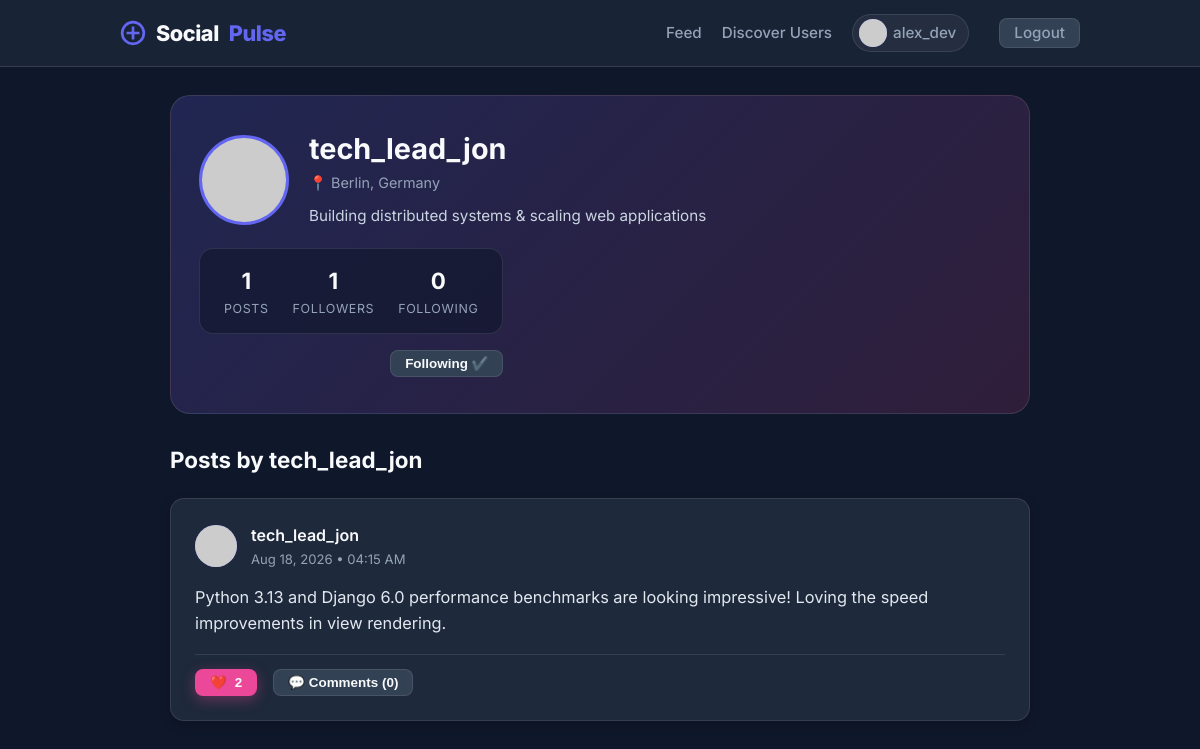
The app's page /profile/tech_lead_jon/ (signed in) with its own data.
### social_app/models.py (models this page shows, shortened)
class Profile(models.Model):
    user = models.OneToOneField(User, on_delete=models.CASCADE, related_name='profile')
    bio = models.TextField(max_length=500, blank=True, default="Welcome to my profile!")
    location = models.CharField(max_length=100, blank=True, default="Earth")
    avatar_url = models.URLField(blank=True, default="https://api.dicebear.com/7.x/bottts/svg?seed=avatar")

class Post(models.Model):
    author = models.ForeignKey(User, on_delete=models.CASCADE, related_name='posts')
    content = models.TextField(max_length=1000)
    created_at = models.DateTimeField(auto_now_add=True)
    likes = models.ManyToManyField(User, related_name='liked_posts', blank=True)
    class Meta:
        ordering = ['-created_at']
    def total_likes(self):
        return self.likes.count()

### social_app/views.py (the view)
# urls.py: path('profile/', views.profile_view, name='profile'),
@login_required
def profile_view(request, username=None):
    if username:
        profile_user = get_object_or_404(User, username=username)
    else:
        profile_user = request.user
    posts = Post.objects.filter(author=profile_user).prefetch_related('likes', 'comments')
    followers_count = Follow.objects.filter(following=profile_user).count()
    following_count = Follow.objects.filter(follower=profile_user).count()
    is_following = False
    if request.user != profile_user:
        is_following = Follow.objects.filter(follower=request.user, following=profile_user).exists()
    user_liked_ids = set(request.user.liked_posts.values_list('id', flat=True))
    context = {
        'profile_user': profile_user,
        'posts': posts,
        'followers_count': followers_count,
        'following_count': following_count,
        'is_following': is_following,
        'user_liked_ids': user_liked_ids
    }
    return render(request, 'profile.html', context)

### templates/profile.html (shortened to what this page needs)
{% extends 'base.html' %}
{% block content %}
<div class="profile-banner">
  <div class="profile-main-info">
    <img src="{{ profile_user.profile.avatar_url }}" class="avatar-lg" alt="{{ profile_user.username }}">
    <div>
      <h1 style="font-size:1.8rem;line-height:1.2;">{{ profile_user.username }}</h1>
      <p style="color:var(--text-muted);font-size:0.9rem;margin-top:4px;">📍 {{ profile_user.profile.location }}</p>
      <p style="color:#cbd5e1;font-size:0.95rem;margin-top:10px;">{{ profile_user.profile.bio }}</p>
    </div>
  </div>
  <div style="display:flex;flex-direction:column;align-items:flex-end;gap:16px;">
    <div class="profile-stats">
      <div class="stat-item">
        <div class="stat-val">{{ posts.count }}</div>
        <div class="stat-lbl">Posts</div>
      </div>
      <div class="stat-item">
        <div class="stat-val" id="followers-count">{{ followers_count }}</div>
        <div class="stat-lbl">Followers</div>
      </div>
      <div class="stat-item">
        <div class="stat-val">{{ following_count }}</div>
        <div class="stat-lbl">Following</div>
      </div>
    </div>
    {% if user == profile_user %}
      <a href="{% url 'edit_profile' %}" class="btn btn-secondary btn-sm">⚙️ Edit Profile</a>
    {% else %}
      <button id="follow-btn-{{ profile_user.id }}"
              onclick="toggleFollow({{ profile_user.id }}, 'follow-btn-{{ profile_user.id }}')"
              class="btn {% if is_following %}btn-secondary{% else %}btn-primary{% endif %} btn-sm">
        {% if is_following %}Following ✔️{% else %}Follow +{% endif %}
      </button>
    {% endif %}
  </div>
</div>
<h2 style="font-size:1.4rem;margin-bottom:20px;">Posts by {{ profile_user.username }}</h2>
{% if posts %}
  {% for post in posts %}
    <div class="card">
      <div class="post-header">
        <img src="{{ post.author.profile.avatar_url }}" class="avatar-sm" alt="{{ post.author.username }}">
        <div>
          <span class="post-author">{{ post.author.username }}</span>
          <div class="post-time">{{ post.created_at|date:"M d, Y • h:i A" }}</div>
        </div>
      </div>
      <div class="post-content">{{ post.content }}</div>
      <div class="post-footer">
        <button id="like-btn-{{ post.id }}" onclick="toggleLike({{ post.id }})" class="btn btn-pink btn-sm {% if post.id in user_liked_ids %}active{% endif %}">
          <span class="heart-icon">{% if post.id in user_liked_ids %}❤️{% else %}🤍{% endif %}</span>
          <span id="like-count-{{ post.id }}">{{ post.total_likes }}</span>
        </button>
        <button onclick="toggleComments({{ post.id }})" class="btn btn-secondary btn-sm">
          💬 Comments ({{ post.comments.count }})
        </button>
      </div>
    </div>
  {% endfor %}
{% else %}
  <div class="card" style="text-align:center;padding:40px;">
    <p style="color:var(--text-muted)">No posts shared yet by {{ profile_user.username }}.</p>
  </div>
{% endif %}
{% endblock %}

### templates/base.html (shortened to what this page needs)
{% load static %}
<!doctype html>
<html lang="en">
<head>
  <link rel="stylesheet" href="{% static 'css/style.css' %}">
</head>
<body>
  <header class="header">
    <div class="header-container">
      <a href="{% url 'feed' %}" class="logo">
        <svg width="26" height="26" viewBox="0 0 24 24" fill="none" stroke="var(--primary)" stroke-width="2.5">
          <circle cx="12" cy="12" r="10"></circle>
          <path d="M12 6v12M6 12h12"></path>
        </svg>
        Social<span>Pulse</span>
      </a>
      <nav class="nav-links">
        {% if user.is_authenticated %}
          <a href="{% url 'feed' %}">Feed</a>
          <a href="{% url 'discover' %}">Discover Users</a>
          <a href="{% url 'profile' %}" class="user-badge">
            <img src="{{ user.profile.avatar_url }}" class="avatar-xs" alt="{{ user.username }}">
            <span>{{ user.username }}</span>
          </a>
          <a href="{% url 'logout' %}" class="btn btn-secondary btn-sm" style="margin-left:10px;">Logout</a>
        {% else %}
          <a href="{% url 'login' %}">Login</a>
          <a href="{% url 'register' %}" class="btn btn-primary btn-sm">Register</a>
        {% endif %}
      </nav>
    </div>
  </header>
  <main class="container">
    {% block content %}{% endblock %}
  </main>
</body>
</html>

### records on screen
Post: author.username "tech_lead_jon", created_at "Aug 18, 2026 • 04:15 AM", content "Python 3.13 and Django 6.0 performance benchmarks are looking impressive! Loving the speed improvements in view rendering.", total_likes "2", comments.count "0"

### other values on screen
{{ user.username }} "alex_dev"
{{ profile_user.username }} "tech_lead_jon"
{{ profile_user.profile.location }} "Berlin, Germany"
{{ profile_user.profile.bio }} "Building distributed systems & scaling web applications"
{{ posts.count }} "1"
{{ followers_count }} "1"
{{ following_count }} "0"
